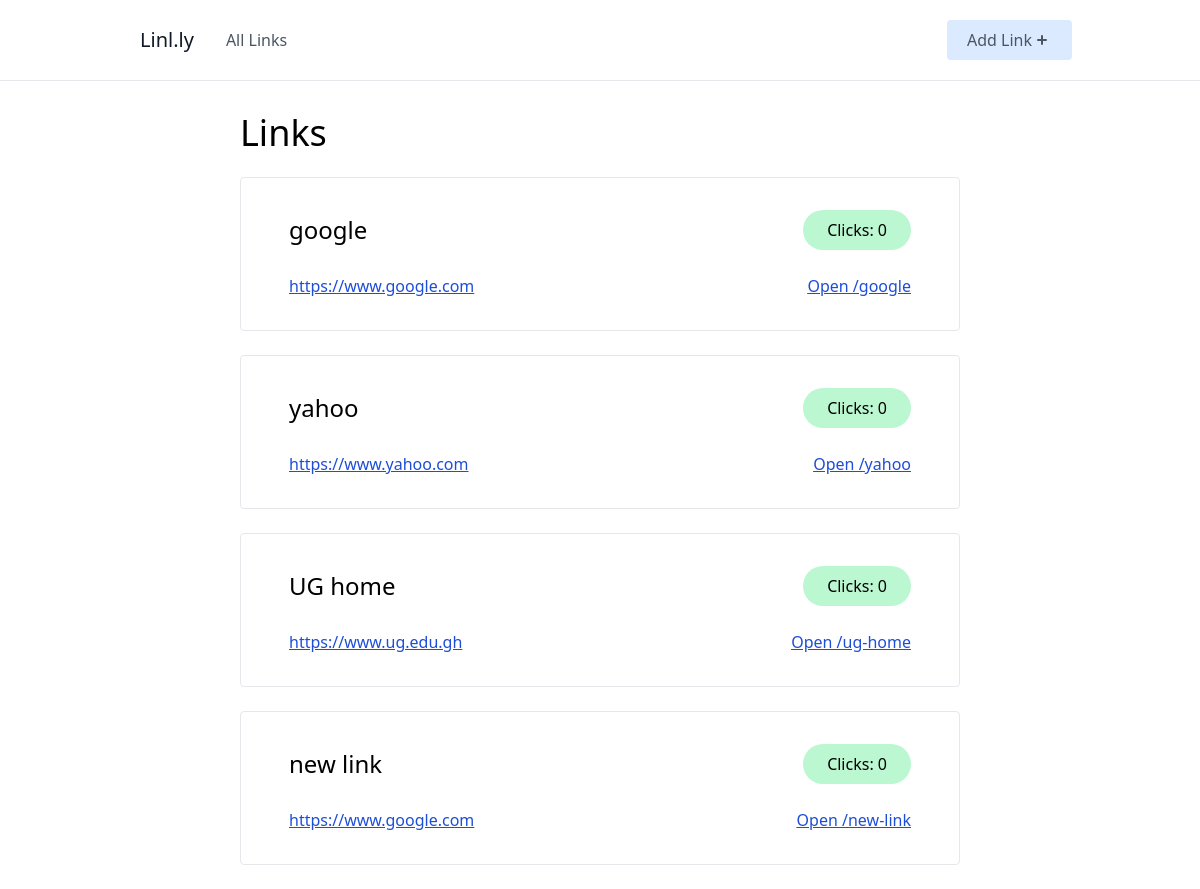
The app's page /, older data.
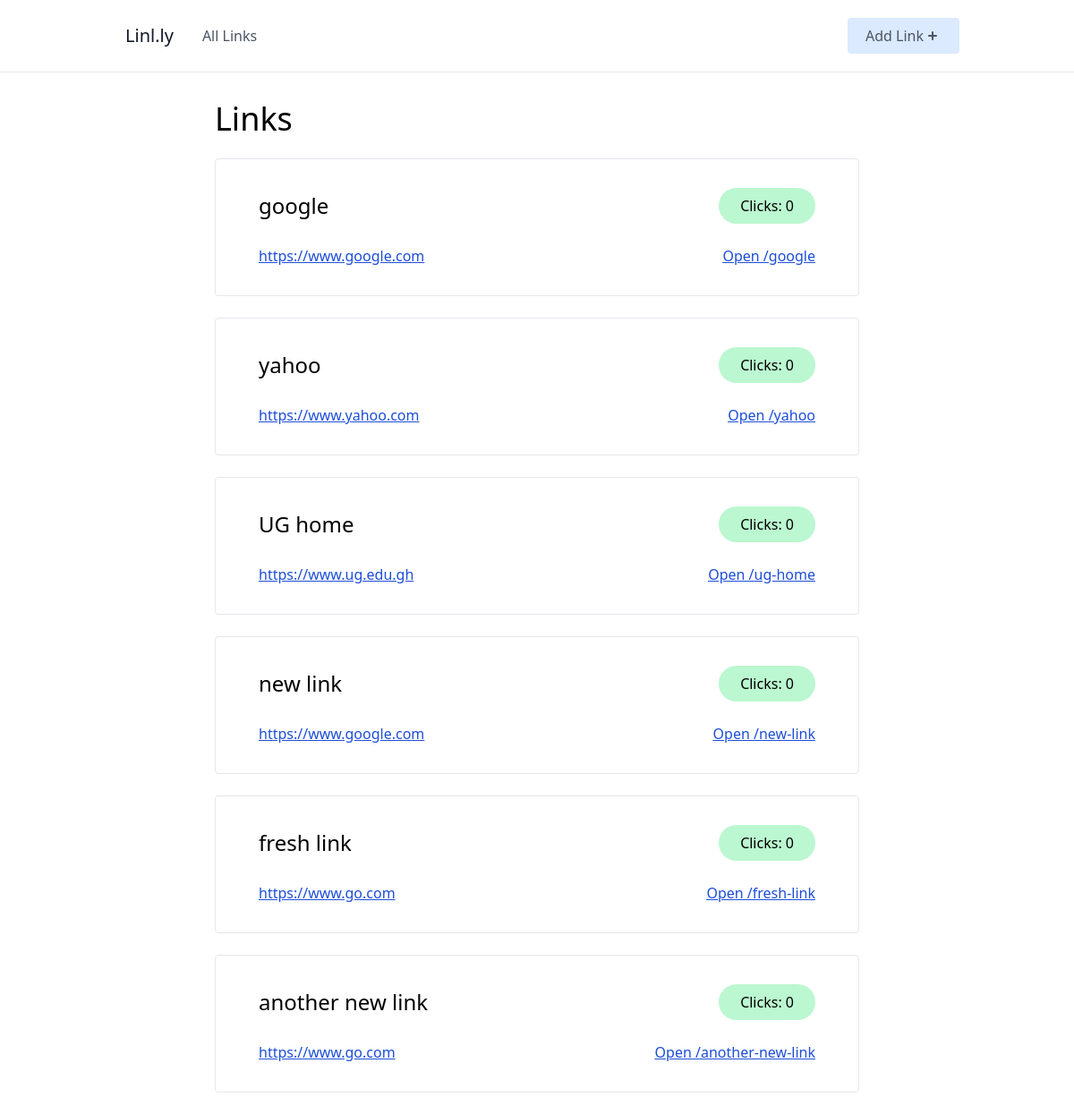
The same page, newer data.
### links/models.py (models this page shows, shortened)
class Link(models.Model):
    name = models.CharField(max_length=50, unique=True)
    url = models.URLField(max_length=200)
    slug = models.SlugField(unique=True, blank=True)
    clicks = models.PositiveBigIntegerField(default=0)

### links/views.py (the view)
# urls.py: path('', index, name='home'),
def index(request):
    links = Link.objects.all()
    context = {
        'links' : links
    }
    return render(request, 'links/index.html',context)

### links/templates/links/index.html
{% extends 'links/_base.html' %}
{% block content %}
<div class="sm:w-2/3 mx-auto px-10">
    <h1 class="text-4xl mb-2">Links</h1>
    {% for link in links %}
    <div class="border rounded px-12 py-8 my-6 hover:bg-gray-50">
        <div class="flex justify-between items-center pb-6">
            <p class="text-2xl">{{link.name}}</p>
            <p class="rounded-full bg-green-200 px-6 py-2">Clicks: {{link.clicks}}</p>
        </div>
        <div class="flex justify-between items-center">
            <p><a class="underline text-blue-700" href="{{link.url}}">{{link.url}}</a></p>
            <p class="underline underline text-blue-700"><a target="_blank" href="{% url 'root-link' link.slug %}">Open /{{link.slug}}</a></p>
        </div>
    </div>
    {% endfor %}
</div>
{% endblock content %}

Row changes from the older to the newer data that the page shows:
added Link: name "fresh link", clicks "0", url "https://www.go.com", slug "fresh-link"
added Link: name "another new link", clicks "0", url "https://www.go.com", slug "another-new-link"
